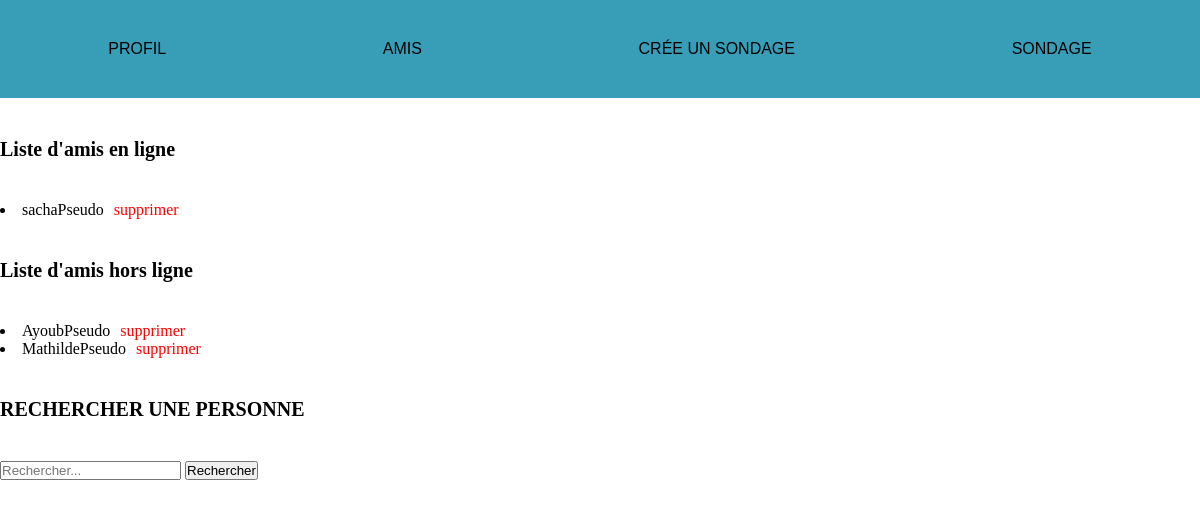
Screenshot of /Public/friendListView.php (signed in) with the database file from the repository.
### tables this page shows
CREATE TABLE `friendslist` (
  `friendsList_id` int(11) NOT NULL,
  `friendsList_userID1` int(11) NOT NULL,
  `friendsList_userID2` int(11) NOT NULL
);

CREATE TABLE `user` (
  `user_id` int(11) NOT NULL,
  `user_pseudo` varchar(30) NOT NULL,
  `user_firstName` varchar(30) NOT NULL,
  `user_lastName` varchar(30) NOT NULL,
  `user_email` varchar(100) NOT NULL,
  `user_password` varchar(250) NOT NULL,
  `user_online` tinyint(1) NOT NULL
);

### Core/Database.php (called while the page is built, shortened)
<?php
class Database{
    public function __construct()
    {
        try {
            require "Config/config.php";
            $this->host = $dbConfig["host"];
            $this->dbname = $dbConfig["dbname"];
            $this->user = $dbConfig["user"];
            $this->pass = $dbConfig["pass"];
            $this->pdo = new \PDO("mysql:host=$this->host;dbname=$this->dbname", $this->user, $this->pass);
        } catch (\PDOException $e) {
            return $e->getMessage();
        }
    }
}

### Core/Config/config.php (called while the page is built)
<?php
$dbConfig = [
    "host" => "localhost",
    "dbname" => "sondageApp",
    "user" => "root",
    "pass" => "root"
];

### App/FriendList.php (the view, shortened to what this page needs)
<?php
class FriendList extends Database{
	public function getFriendList()
	{
		$user = $_SESSION['user_id'];
		$listFriends = $this->pdo->query("SELECT friendsList_id,user_pseudo,friendsList_userID2 FROM friendslist INNER JOIN user ON user.user_id = friendslist.friendsList_userID2 WHERE friendsList_userID1 = $user AND user_online = 1");
		$listFriends = $listFriends->fetchAll();
		foreach ($listFriends as $friend) {
			echo "<li> " . $friend['user_pseudo']."<a href='friendListView.php?delete=". $friend['friendsList_id'] ."' class='red'>supprimer</a></li>";
		}
	}
	public function getFriendListDisconnect()
	{
		$user = $_SESSION['user_id'];
		$listFriends = $this->pdo->query("SELECT friendsList_id,user_pseudo,friendsList_userID2 FROM friendslist INNER JOIN user ON user.user_id = friendslist.friendsList_userID2 WHERE friendsList_userID1 = $user AND user_online = 0");
		$listFriends = $listFriends->fetchAll();
		foreach ($listFriends as $friend) {
			echo "<li> " . $friend['user_pseudo']."<a href='friendListView.php?delete=". $friend['friendsList_id'] ."' class='red'>supprimer</a></li>";
		}
	}
}

### css/style.css (style rules this page uses)
* { margin: 0; padding: 0; }
.red { color: red; }
a { text-decoration: none; padding: 10px; color: black; }

### rows the page displays
friendslist: user.user_pseudo "sachaPseudo"
friendslist: user.user_pseudo "AyoubPseudo"
friendslist: user.user_pseudo "MathildePseudo"
